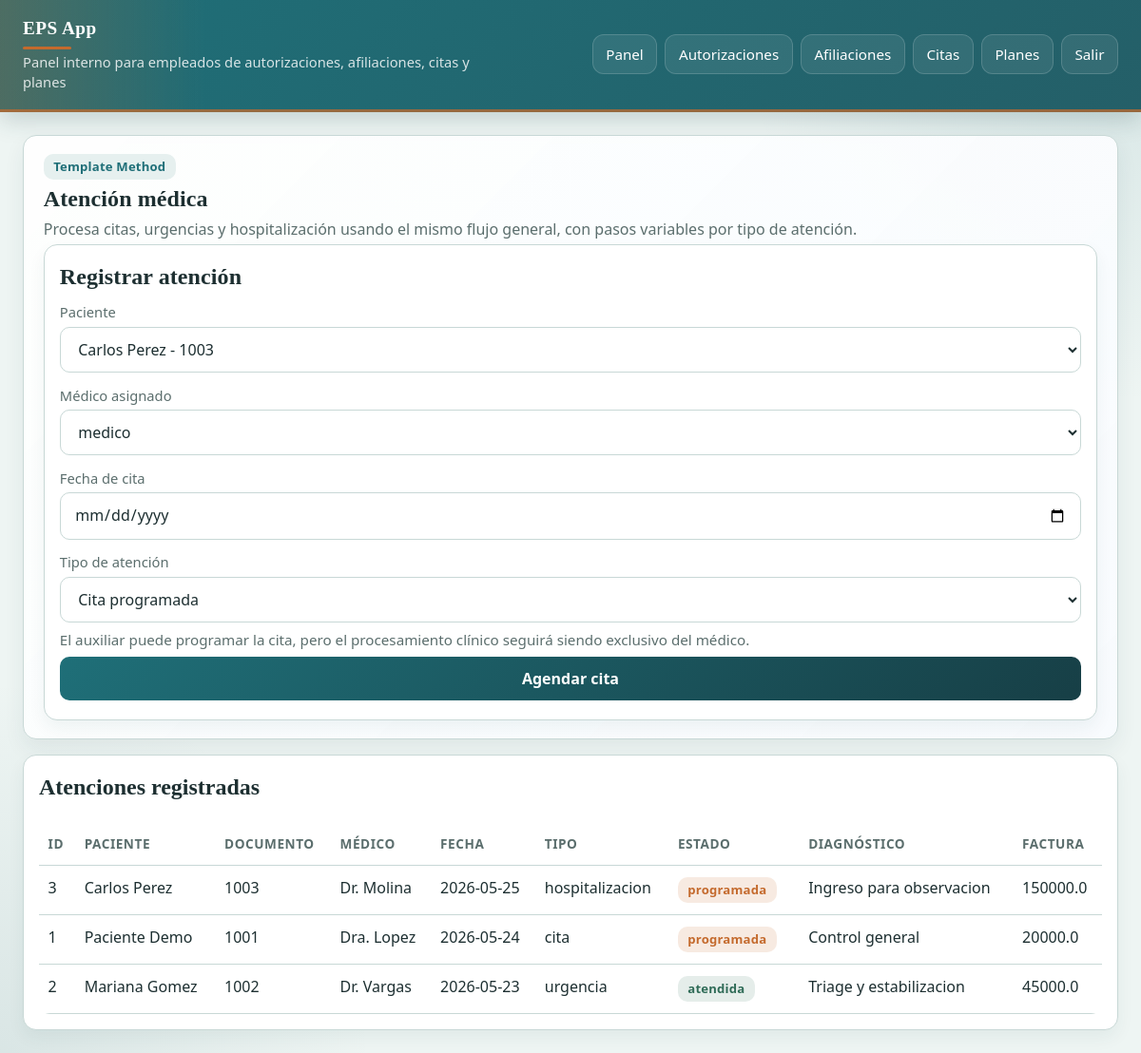
Before: /citas/ (signed in) with the older database file.
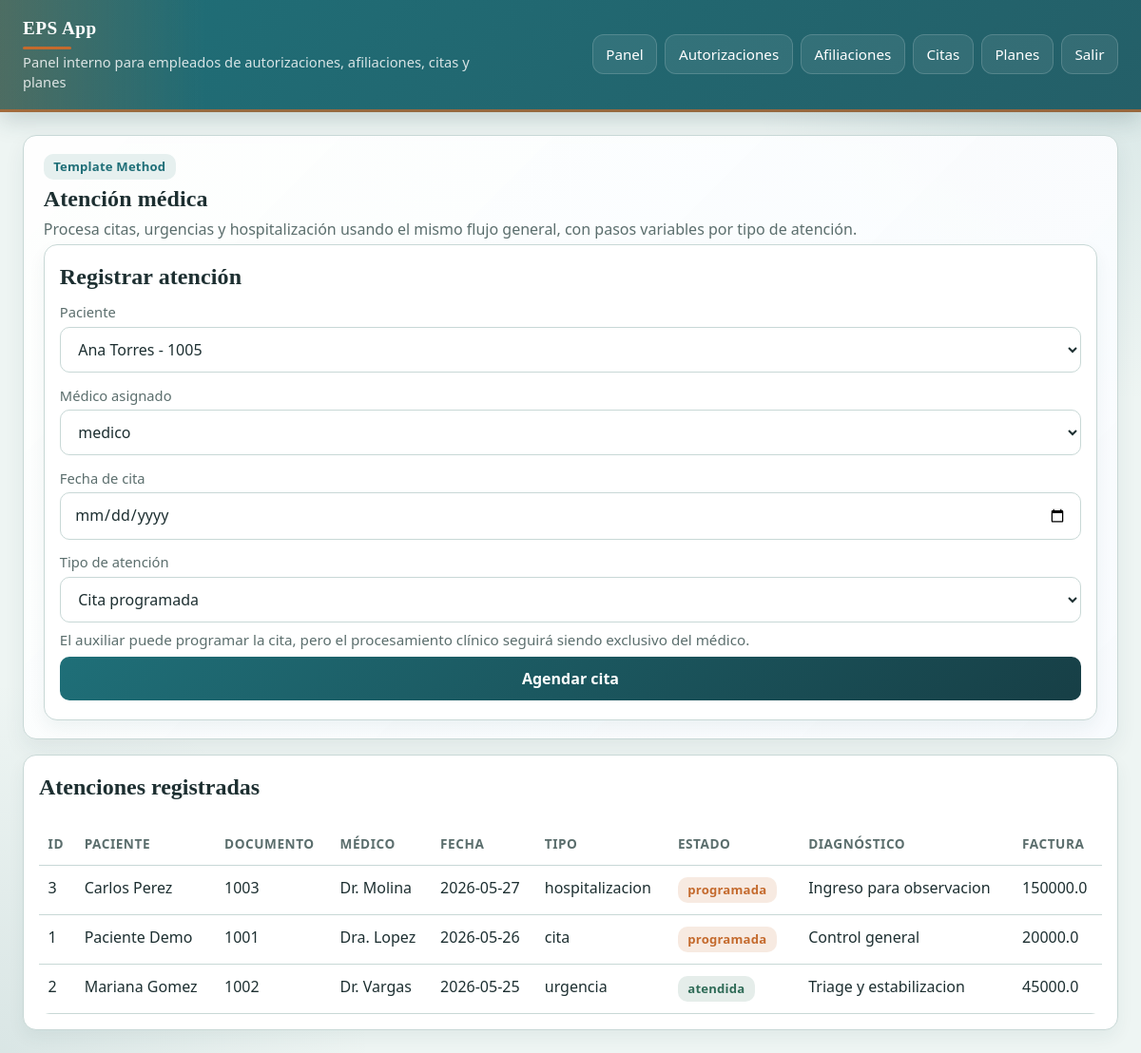
After: the same page with the newer database file.
### tables this page shows
CREATE TABLE citas (
            id INTEGER PRIMARY KEY AUTOINCREMENT,
            paciente_id INTEGER NOT NULL,
            medico TEXT NOT NULL,
            fecha TEXT NOT NULL,
            tipo_atencion TEXT NOT NULL,
            estado TEXT NOT NULL,
            diagnostico TEXT,
            factura_total REAL NOT NULL DEFAULT 0,
            FOREIGN KEY(paciente_id) REFERENCES pacientes(id)
        );

CREATE TABLE pacientes (
            id INTEGER PRIMARY KEY AUTOINCREMENT,
            nombre TEXT NOT NULL,
            documento TEXT UNIQUE NOT NULL,
            direccion TEXT,
            telefono TEXT,
            email TEXT,
            estado_afiliacion TEXT NOT NULL DEFAULT 'pendiente',
            plan_id INTEGER NOT NULL DEFAULT 1,
            FOREIGN KEY(plan_id) REFERENCES planes(id)
        );

### presentation/controllers/appointment_controller.py (the view)
@appointment_bp.route("/")
@login_required
@role_required("medico", "admin", "auxiliar")
def index():
    appointments = appointment_service.list_appointments()
    scheduled_appointments = []
    if session.get("rol") == "medico":
        scheduled_appointments = appointment_service.list_scheduled_for_medico(session.get("username"))
    return render_template(
        "citas/index.html",
        appointments=appointments,
        patients=appointment_service.list_patients(),
        medicos=appointment_service.list_medicos(),
        medico_actual=session.get("username"),
        puede_procesar=session.get("rol") == "medico",
        puede_agendar=session.get("rol") in ("auxiliar", "admin"),
        scheduled_appointments=scheduled_appointments,
    )

### business/services/appointment_service.py (called while the page is built)
    def list_appointments(self):
        return self.appointment_dao.list_all()

    def list_patients(self):
        connection = get_connection()
        return connection.execute("SELECT id, nombre, documento FROM pacientes ORDER BY nombre").fetchall()

    def list_medicos(self):
        connection = get_connection()
        return connection.execute(
            "SELECT id, 'medico' AS username, rol FROM usuarios WHERE rol = 'medico' AND activo = 1 ORDER BY username"
        ).fetchall()

### data/database.py (called while the page is built)
def get_connection():
    if "db" not in g:
        database_path = Path(current_app.config["DATABASE"])
        connection = sqlite3.connect(database_path)
        connection.row_factory = sqlite3.Row
        g.db = connection
    return g.db

def close_connection(_error=None):
    connection = g.pop("db", None)
    if connection is not None:
        connection.close()

### presentation/controllers/auth_controller.py (called while the page is built)
def login_required(view):
    @wraps(view)
    def wrapped(*args, **kwargs):
        if "user_id" not in session:
            return redirect(url_for("auth.login"))
        return view(*args, **kwargs)
    return wrapped

### presentation/templates/citas/index.html (shortened to what the changed rows need)
{% extends 'base.html' %}
{% block content %}
<section class="hero">
  <h1>Atención médica</h1>
  <article class="card">
    <h2>Registrar atención</h2>
    {% if puede_procesar %}
    <form method="post" action="{{ url_for('appointment.procesar') }}">
      <label for="medico">Médico</label>
      <input id="medico" name="medico" type="text" value="{{ medico_actual }}" readonly>
      <label for="tipo_atencion">Tipo de atención</label>
      <select id="tipo_atencion" name="tipo_atencion">
        <option value="cita">Cita programada</option>
        <option value="urgencia">Urgencia</option>
        <option value="hospitalizacion">Hospitalización</option>
      </select>
      <div id="cita_programada_fields">
        <label for="cita_id">Cita programada</label>
        <select id="cita_id" name="cita_id">
          <option value="">-- Selecciona una cita programada --</option>
          {% for cita in scheduled_appointments %}
            <option value="{{ cita.id }}">#{{ cita.id }} - {{ cita.paciente_nombre }} - {{ cita.fecha }}</option>
          {% endfor %}
        </select>
        <label for="fecha">Fecha de atención</label>
        <input id="fecha" name="fecha" type="date">
      </div>
      <div id="atencion_directa_fields" style="display:none">
        <label for="paciente_id">Paciente</label>
        <select id="paciente_id" name="paciente_id">
          {% for patient in patients %}
            <option value="{{ patient['id'] }}">{{ patient['nombre'] }} - {{ patient['documento'] }}</option>
          {% endfor %}
        </select>
        <label for="fecha_directa">Fecha de atención</label>
        <input id="fecha_directa" name="fecha_directa" type="date">
      </div>
      <div id="campos_clinicos" style="margin-top:.6rem">
        <div id="campo_motivo">
          <label for="motivo_consulta">Motivo de la consulta</label>
          <input id="motivo_consulta" name="motivo_consulta" type="text">
        </div>
        <div id="campo_observaciones">
          <label for="observaciones">Observaciones / Indicaciones</label>
          <textarea id="observaciones" name="observaciones" rows="3"></textarea>
        </div>
        <div id="campo_triage" style="display:none">
          <label for="triage">Nivel de triage</label>
          <select id="triage" name="triage">
            <option value="">--</option>
            <option value="verde">Verde</option>
            <option value="amarillo">Amarillo</option>
            <option value="naranja">Naranja</option>
            <option value="rojo">Rojo</option>
          </select>
        </div>
        <div id="campo_signos" style="display:none">
          <label for="signos_vitales">Signos vitales</label>
          <input id="signos_vitales" name="signos_vitales" type="text" placeholder="TA:120/80, FC:80, FR:16">
        </div>
        <div id="campo_intervenciones" style="display:none">
          <label for="intervenciones">Intervenciones realizadas</label>
          <textarea id="intervenciones" name="intervenciones" rows="2"></textarea>
        </div>
        <div id="campo_habitacion" style="display:none">
          <label for="habitacion">Habitación asignada</label>
          <input id="habitacion" name="habitacion" type="text">
        </div>
        <div id="campo_fecha_ingreso" style="display:none">
          <label for="fecha_ingreso">Fecha de ingreso</label>
          <input id="fecha_ingreso" name="fecha_ingreso" type="date">
        </div>
        <div id="campo_fecha_alta" style="display:none">
          <label for="fecha_alta">Fecha probable de alta</label>
          <input id="fecha_alta" name="fecha_alta" type="date">
        </div>
      </div>
      <script>
        function updateClinicalFields() {
          var tipo = document.getElementById('tipo_atencion').value;
          document.getElementById('cita_programada_fields').style.display = (tipo === 'cita') ? 'block' : 'none';
          document.getElementById('atencion_directa_fields').style.display = (tipo === 'cita') ? 'none' : 'block';
          document.getElementById('campo_triage').style.display = (tipo === 'urgencia') ? 'block' : 'none';
          document.getElementById('campo_signos').style.display = (tipo === 'urgencia') ? 'block' : 'none';
          document.getElementById('campo_intervenciones').style.display = (tipo === 'urgencia') ? 'block' : 'none';
          document.getElementById('campo_habitacion').style.display = (tipo === 'hospitalizacion') ? 'block' : 'none';
          document.getElementById('campo_fecha_ingreso').style.display = (tipo === 'hospitalizacion') ? 'block' : 'none';
          document.getElementById('campo_fecha_alta').style.display = (tipo === 'hospitalizacion') ? 'block' : 'none';
        }
        document.addEventListener('DOMContentLoaded', updateClinicalFields);
        document.getElementById('tipo_atencion').addEventListener('change', updateClinicalFields);
      </script>
      <button type="submit">Procesar atención</button>
    </form>
    {% elif puede_agendar %}
    <form method="post" action="{{ url_for('appointment.agendar') }}">
      <label for="paciente_id">Paciente</label>
      <select id="paciente_id" name="paciente_id">
        {% for patient in patients %}
          <option value="{{ patient['id'] }}">{{ patient['nombre'] }} - {{ patient['documento'] }}</option>
        {% endfor %}
      </select>
      <label for="medico">Médico asignado</label>
      <select id="medico" name="medico">
        {% for medico in medicos %}
          <option value="{{ medico['username'] }}">{{ medico['username'] }}</option>
        {% endfor %}
      </select>
      <label for="fecha">Fecha de cita</label>
      <input id="fecha" name="fecha" type="date">
      <label for="tipo_atencion">Tipo de atención</label>
      <select id="tipo_atencion" name="tipo_atencion">
        <option value="cita">Cita programada</option>
      </select>
      <p class="meta">El auxiliar puede programar la cita, pero el procesamiento clínico seguirá siendo exclusivo del médico.</p>
      <button type="submit">Agendar cita</button>
    </form>
    {% else %}
      <p class="empty">Solo el médico puede procesar atenciones. Si tu rol es auxiliar, aquí verás el historial y podrás agendar citas.</p>
    {% endif %}
  </article>
</section>
<section class="card">
  <h2>Atenciones registradas</h2>
  {% if appointments %}
  <table>
    <thead>
      <tr>
        <th>ID</th>
        <th>Paciente</th>
        <th>Documento</th>
        <th>Médico</th>
        <th>Fecha</th>
        <th>Tipo</th>
        <th>Estado</th>
        <th>Diagnóstico</th>
        <th>Factura</th>
      </tr>
    </thead>
    <tbody>
      {% for item in appointments %}
      <tr>
        <td>{{ item.id }}</td>
        <td>{{ item.paciente_nombre }}</td>
        <td>{{ item.paciente_documento }}</td>
        <td>{{ item.medico }}</td>
        <td>{{ item.fecha }}</td>
        <td>{{ item.tipo_atencion }}</td>
        <td><span class="badge {% if item.estado == 'atendida' %}success{% else %}warning{% endif %}">{{ item.estado }}</span></td>
        <td>{{ item.diagnostico }}</td>
        <td>{{ item.factura_total }}</td>
      </tr>
      {% endfor %}
    </tbody>
  </table>
  {% else %}
    <p class="empty">No hay atenciones registradas todavía.</p>
  {% endif %}
</section>
{% endblock %}

Changed rows visible on the page:
changed citas "Dr. Molina": fecha "2026-05-25" → "2026-05-27"
changed citas "Dra. Lopez": fecha "2026-05-24" → "2026-05-26"
changed citas "Dr. Vargas": fecha "2026-05-23" → "2026-05-25"
Other visible differences:
form field paciente_id: "Carlos Perez - 1003" → "Ana Torres - 1005"
